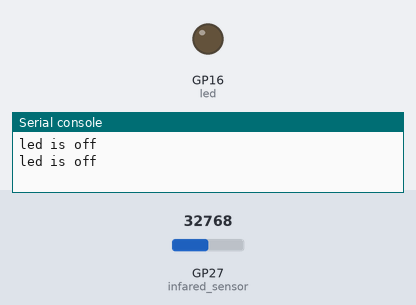
Simulated run of this program. Board: Raspberry Pi Pico running MicroPython. On the bench: output pins drawn as LEDs (lit = HIGH), the last lines printed to the serial console. Inputs (shaded band) come from the test bench; at power-on: GP27 (infared_sensor) = 32768 (analog values on the 0–65535 scale).

Above: at 1.2 s.
1.3 s: GP27 (infared_sensor) set to 18736
3.2 s: GP27 (infared_sensor) set to 17040
At 5.2 s:
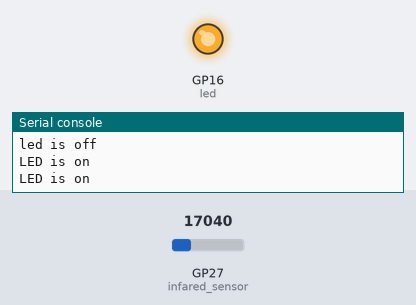
5.5 s: GP27 (infared_sensor) set to 18655
At 6.8 s:
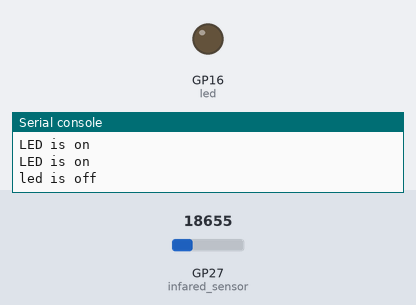
7.5 s: GP27 (infared_sensor) set to 17345
At 8.3 s:
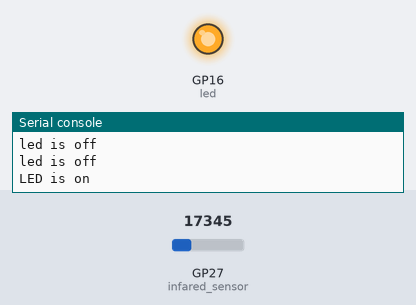
Timing chart, 0 to 10.5 s (numbered marks = the images above; inputs shaded):
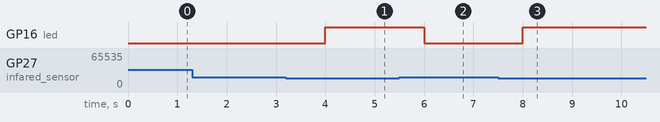

Measured:
- the behaviour switches between 18000 and 17984 on GP27 (infared_sensor) (found by bisection; images 0 and 1)
- after the input at 3.2 s, GP16 (led): LOW → HIGH after 0.80 s
- after the input at 5.5 s, GP16 (led): HIGH → LOW after 0.50 s
- after the input at 7.5 s, GP16 (led): LOW → HIGH after 0.50 s

The program:

Lab4.py
```python
import machine
import utime

led = machine.Pin(16, machine.Pin.OUT)
infared_sensor = machine.ADC(27)


while True:
    raw = infared_sensor.read_u16()

    if raw < 18000:
        print("LED is on")
        led.value(1)
    else:
        print("led is off")
        led.value(0)
    utime.sleep(1)
```
